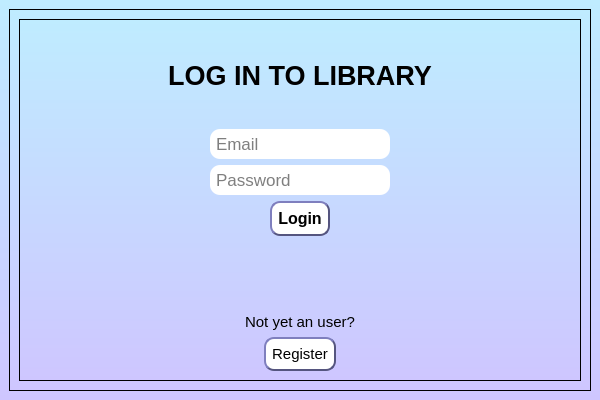
<?xml version="1.0" encoding="UTF-8"?>
<ui version="4.0">
 <class>MainWindow</class>
 <widget class="QMainWindow" name="MainWindow">
  <property name="geometry">
   <rect>
    <x>0</x>
    <y>0</y>
    <width>600</width>
    <height>400</height>
   </rect>
  </property>
  <property name="minimumSize">
   <size>
    <width>600</width>
    <height>400</height>
   </size>
  </property>
  <property name="windowTitle">
   <string>MainWindow</string>
  </property>
  <widget class="QWidget" name="centralwidget">
   <property name="styleSheet">
    <string notr="true">background-color:qlineargradient(spread:pad, x1:0, y1:1, x2:0, y2:0, stop:0 rgba(206, 198, 255, 255), stop:1 rgba(191, 236, 255, 255))</string>
   </property>
   <layout class="QGridLayout" name="gridLayout">
    <item row="1" column="0">
     <widget class="QFrame" name="frame">
      <property name="frameShape">
       <enum>QFrame::StyledPanel</enum>
      </property>
      <property name="frameShadow">
       <enum>QFrame::Raised</enum>
      </property>
      <layout class="QGridLayout" name="gridLayout_4">
       <item row="0" column="0">
        <widget class="QFrame" name="frame_2">
         <property name="frameShape">
          <enum>QFrame::StyledPanel</enum>
         </property>
         <property name="frameShadow">
          <enum>QFrame::Raised</enum>
         </property>
         <layout class="QGridLayout" name="gridLayout_2">
          <item row="0" column="0">
           <layout class="QVBoxLayout" name="verticalLayout">
            <item>
             <spacer name="verticalSpacer_2">
              <property name="orientation">
               <enum>Qt::Vertical</enum>
              </property>
              <property name="sizeHint" stdset="0">
               <size>
                <width>20</width>
                <height>40</height>
               </size>
              </property>
             </spacer>
            </item>
            <item>
             <widget class="QLabel" name="label_3">
              <property name="font">
               <font>
                <pointsize>20</pointsize>
                <weight>75</weight>
                <bold>true</bold>
               </font>
              </property>
              <property name="styleSheet">
               <string notr="true">background-color:transparent</string>
              </property>
              <property name="text">
               <string>LOG IN TO LIBRARY</string>
              </property>
              <property name="alignment">
               <set>Qt::AlignCenter</set>
              </property>
             </widget>
            </item>
            <item>
             <spacer name="verticalSpacer_4">
              <property name="orientation">
               <enum>Qt::Vertical</enum>
              </property>
              <property name="sizeHint" stdset="0">
               <size>
                <width>20</width>
                <height>40</height>
               </size>
              </property>
             </spacer>
            </item>
            <item>
             <layout class="QGridLayout" name="gridLayout_3">
              <item row="0" column="1">
               <layout class="QVBoxLayout" name="verticalLayout_3">
                <item>
                 <widget class="QLineEdit" name="lineEdit">
                  <property name="minimumSize">
                   <size>
                    <width>138</width>
                    <height>0</height>
                   </size>
                  </property>
                  <property name="font">
                   <font>
                    <pointsize>13</pointsize>
                   </font>
                  </property>
                  <property name="styleSheet">
                   <string notr="true">QLineEdit {
background-color:white;
border-width:2px;
border-radius: 10px;
min-width: 10em;
padding:4px
}</string>
                  </property>
                  <property name="placeholderText">
                   <string>Email</string>
                  </property>
                 </widget>
                </item>
                <item>
                 <widget class="QLineEdit" name="lineEdit_2">
                  <property name="minimumSize">
                   <size>
                    <width>138</width>
                    <height>0</height>
                   </size>
                  </property>
                  <property name="font">
                   <font>
                    <pointsize>13</pointsize>
                   </font>
                  </property>
                  <property name="styleSheet">
                   <string notr="true">QLineEdit {
background-color:white;
border-width:2px;
border-radius: 10px;
min-width: 10em;
padding:4px
}</string>
                  </property>
                  <property name="placeholderText">
                   <string>Password</string>
                  </property>
                 </widget>
                </item>
               </layout>
              </item>
              <item row="0" column="0">
               <spacer name="horizontalSpacer_5">
                <property name="orientation">
                 <enum>Qt::Horizontal</enum>
                </property>
                <property name="sizeHint" stdset="0">
                 <size>
                  <width>40</width>
                  <height>20</height>
                 </size>
                </property>
               </spacer>
              </item>
              <item row="0" column="2">
               <spacer name="horizontalSpacer_6">
                <property name="orientation">
                 <enum>Qt::Horizontal</enum>
                </property>
                <property name="sizeHint" stdset="0">
                 <size>
                  <width>40</width>
                  <height>20</height>
                 </size>
                </property>
               </spacer>
              </item>
             </layout>
            </item>
            <item>
             <layout class="QHBoxLayout" name="horizontalLayout_4">
              <item>
               <spacer name="horizontalSpacer">
                <property name="orientation">
                 <enum>Qt::Horizontal</enum>
                </property>
                <property name="sizeHint" stdset="0">
                 <size>
                  <width>40</width>
                  <height>20</height>
                 </size>
                </property>
               </spacer>
              </item>
              <item>
               <widget class="QPushButton" name="pushButton">
                <property name="font">
                 <font>
                  <pointsize>12</pointsize>
                  <weight>75</weight>
                  <bold>true</bold>
                 </font>
                </property>
                <property name="styleSheet">
                 <string notr="true">QPushButton {
background-color:white;
border-style:outset;
border-width:2px;
border-color:rgb(85, 85, 127);
border-radius: 10px;
min-width: 10em;
padding:6px
}
QPushButton:pressed {
    background-color: rgb(156, 166, 255);
    border-style: inset;
}</string>
                </property>
                <property name="text">
                 <string>Login</string>
                </property>
               </widget>
              </item>
              <item>
               <spacer name="horizontalSpacer_2">
                <property name="orientation">
                 <enum>Qt::Horizontal</enum>
                </property>
                <property name="sizeHint" stdset="0">
                 <size>
                  <width>40</width>
                  <height>20</height>
                 </size>
                </property>
               </spacer>
              </item>
             </layout>
            </item>
            <item>
             <widget class="QLabel" name="label_4">
              <property name="font">
               <font>
                <pointsize>13</pointsize>
               </font>
              </property>
              <property name="styleSheet">
               <string notr="true">background-color:transparent</string>
              </property>
              <property name="text">
               <string/>
              </property>
              <property name="alignment">
               <set>Qt::AlignCenter</set>
              </property>
             </widget>
            </item>
            <item>
             <spacer name="verticalSpacer_3">
              <property name="orientation">
               <enum>Qt::Vertical</enum>
              </property>
              <property name="sizeHint" stdset="0">
               <size>
                <width>20</width>
                <height>40</height>
               </size>
              </property>
             </spacer>
            </item>
           </layout>
          </item>
          <item row="1" column="0">
           <spacer name="verticalSpacer">
            <property name="orientation">
             <enum>Qt::Vertical</enum>
            </property>
            <property name="sizeHint" stdset="0">
             <size>
              <width>20</width>
              <height>40</height>
             </size>
            </property>
           </spacer>
          </item>
          <item row="3" column="0">
           <layout class="QHBoxLayout" name="horizontalLayout_3">
            <item>
             <spacer name="horizontalSpacer_3">
              <property name="orientation">
               <enum>Qt::Horizontal</enum>
              </property>
              <property name="sizeHint" stdset="0">
               <size>
                <width>40</width>
                <height>20</height>
               </size>
              </property>
             </spacer>
            </item>
            <item>
             <widget class="QPushButton" name="pushButton_2">
              <property name="font">
               <font>
                <pointsize>11</pointsize>
               </font>
              </property>
              <property name="styleSheet">
               <string notr="true">QPushButton {
background-color:white;
border-style:outset;
border-width:2px;
border-color:rgb(85, 85, 127);
border-radius: 10px;
min-width: 10em;
padding:6px
}
QPushButton:pressed {
    background-color: rgb(156, 166, 255);
    border-style: inset;
}</string>
              </property>
              <property name="text">
               <string>Register</string>
              </property>
             </widget>
            </item>
            <item>
             <spacer name="horizontalSpacer_4">
              <property name="orientation">
               <enum>Qt::Horizontal</enum>
              </property>
              <property name="sizeHint" stdset="0">
               <size>
                <width>40</width>
                <height>20</height>
               </size>
              </property>
             </spacer>
            </item>
           </layout>
          </item>
          <item row="2" column="0">
           <widget class="QLabel" name="label_5">
            <property name="font">
             <font>
              <pointsize>11</pointsize>
             </font>
            </property>
            <property name="styleSheet">
             <string notr="true">background-color:transparent</string>
            </property>
            <property name="text">
             <string>Not yet an user?</string>
            </property>
            <property name="alignment">
             <set>Qt::AlignCenter</set>
            </property>
           </widget>
          </item>
         </layout>
        </widget>
       </item>
      </layout>
     </widget>
    </item>
   </layout>
  </widget>
 </widget>
 <resources/>
 <connections/>
</ui>
